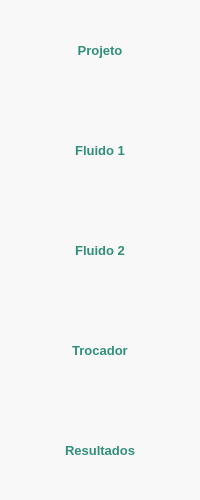
       <widget class="QFrame" name="buttons_frame">
        <property name="sizePolicy">
         <sizepolicy hsizetype="Preferred" vsizetype="Preferred">
          <horstretch>0</horstretch>
          <verstretch>1</verstretch>
         </sizepolicy>
        </property>
        <property name="minimumSize">
         <size>
          <width>110</width>
          <height>0</height>
         </size>
        </property>
        <property name="sizeIncrement">
         <size>
          <width>1</width>
          <height>1</height>
         </size>
        </property>
        <property name="acceptDrops">
         <bool>false</bool>
        </property>
        <property name="styleSheet">
         <string notr="true">background-color: rgb(248, 248, 248);</string>
        </property>
        <property name="frameShape">
         <enum>QFrame::NoFrame</enum>
        </property>
        <property name="frameShadow">
         <enum>QFrame::Plain</enum>
        </property>
        <property name="lineWidth">
         <number>0</number>
        </property>
        <property name="midLineWidth">
         <number>1</number>
        </property>
        <layout class="QVBoxLayout" name="verticalLayout_2" stretch="0">
         <property name="spacing">
          <number>2</number>
         </property>
         <property name="sizeConstraint">
          <enum>QLayout::SetNoConstraint</enum>
         </property>
         <property name="leftMargin">
          <number>1</number>
         </property>
         <property name="topMargin">
          <number>0</number>
         </property>
         <property name="rightMargin">
          <number>1</number>
         </property>
         <property name="bottomMargin">
          <number>0</number>
         </property>
         <item>
          <layout class="QGridLayout" name="gridLayout">
           <property name="topMargin">
            <number>0</number>
           </property>
           <property name="spacing">
            <number>0</number>
           </property>
           <item row="3" column="0">
            <widget class="QPushButton" name="trocador_btn">
             <property name="enabled">
              <bool>false</bool>
             </property>
             <property name="sizePolicy">
              <sizepolicy hsizetype="Minimum" vsizetype="Minimum">
               <horstretch>0</horstretch>
               <verstretch>1</verstretch>
              </sizepolicy>
             </property>
             <property name="minimumSize">
              <size>
               <width>0</width>
               <height>100</height>
              </size>
             </property>
             <property name="sizeIncrement">
              <size>
               <width>0</width>
               <height>1</height>
              </size>
             </property>
             <property name="font">
              <font>
               <family>Segoe UI</family>
               <pointsize>10</pointsize>
               <weight>75</weight>
               <bold>true</bold>
              </font>
             </property>
             <property name="cursor">
              <cursorShape>PointingHandCursor</cursorShape>
             </property>
             <property name="focusPolicy">
              <enum>Qt::ClickFocus</enum>
             </property>
             <property name="styleSheet">
              <string notr="true">background-color: rgb(237, 237, 237);
color: rgb(48, 143, 123);</string>
             </property>
             <property name="text">
              <string>Trocador</string>
             </property>
             <property name="shortcut">
              <string>4</string>
             </property>
             <property name="flat">
              <bool>true</bool>
             </property>
            </widget>
           </item>
           <item row="1" column="0">
            <widget class="QPushButton" name="fluido1_btn">
             <property name="sizePolicy">
              <sizepolicy hsizetype="Minimum" vsizetype="Minimum">
               <horstretch>0</horstretch>
               <verstretch>1</verstretch>
              </sizepolicy>
             </property>
             <property name="minimumSize">
              <size>
               <width>0</width>
               <height>100</height>
              </size>
             </property>
             <property name="sizeIncrement">
              <size>
               <width>0</width>
               <height>1</height>
              </size>
             </property>
             <property name="font">
              <font>
               <family>Segoe UI</family>
               <pointsize>10</pointsize>
               <weight>75</weight>
               <bold>true</bold>
              </font>
             </property>
             <property name="cursor">
              <cursorShape>PointingHandCursor</cursorShape>
             </property>
             <property name="focusPolicy">
              <enum>Qt::ClickFocus</enum>
             </property>
             <property name="layoutDirection">
              <enum>Qt::LeftToRight</enum>
             </property>
             <property name="autoFillBackground">
              <bool>false</bool>
             </property>
             <property name="styleSheet">
              <string notr="true">background-color:rgb(217, 217, 217);
color: rgb(48, 143, 123);</string>
             </property>
             <property name="text">
              <string>Fluido 1</string>
             </property>
             <property name="shortcut">
              <string>2</string>
             </property>
             <property name="checkable">
              <bool>false</bool>
             </property>
             <property name="checked">
              <bool>false</bool>
             </property>
             <property name="autoRepeat">
              <bool>false</bool>
             </property>
             <property name="default">
              <bool>false</bool>
             </property>
             <property name="flat">
              <bool>true</bool>
             </property>
            </widget>
           </item>
           <item row="0" column="0">
            <widget class="QPushButton" name="projeto_btn">
             <property name="sizePolicy">
              <sizepolicy hsizetype="Minimum" vsizetype="Minimum">
               <horstretch>0</horstretch>
               <verstretch>1</verstretch>
              </sizepolicy>
             </property>
             <property name="minimumSize">
              <size>
               <width>0</width>
               <height>100</height>
              </size>
             </property>
             <property name="sizeIncrement">
              <size>
               <width>0</width>
               <height>1</height>
              </size>
             </property>
             <property name="font">
              <font>
               <family>Segoe UI</family>
               <pointsize>10</pointsize>
               <weight>75</weight>
               <italic>false</italic>
               <bold>true</bold>
               <underline>false</underline>
               <strikeout>false</strikeout>
               <stylestrategy>PreferDefault</stylestrategy>
               <kerning>true</kerning>
              </font>
             </property>
             <property name="cursor">
              <cursorShape>PointingHandCursor</cursorShape>
             </property>
             <property name="focusPolicy">
              <enum>Qt::ClickFocus</enum>
             </property>
             <property name="layoutDirection">
              <enum>Qt::LeftToRight</enum>
             </property>
             <property name="autoFillBackground">
              <bool>false</bool>
             </property>
             <property name="styleSheet">
              <string notr="true">background-color:rgb(217, 217, 217);
color: rgb(48, 143, 123);</string>
             </property>
             <property name="text">
              <string>Projeto</string>
             </property>
             <property name="shortcut">
              <string>1</string>
             </property>
             <property name="checkable">
              <bool>false</bool>
             </property>
             <property name="checked">
              <bool>false</bool>
             </property>
             <property name="autoRepeat">
              <bool>false</bool>
             </property>
             <property name="default">
              <bool>false</bool>
             </property>
             <property name="flat">
              <bool>true</bool>
             </property>
            </widget>
           </item>
           <item row="2" column="0">
            <widget class="QPushButton" name="fluido2_btn">
             <property name="sizePolicy">
              <sizepolicy hsizetype="Minimum" vsizetype="Minimum">
               <horstretch>0</horstretch>
               <verstretch>1</verstretch>
              </sizepolicy>
             </property>
             <property name="minimumSize">
              <size>
               <width>0</width>
               <height>100</height>
              </size>
             </property>
             <property name="font">
              <font>
               <family>Segoe UI</family>
               <pointsize>10</pointsize>
               <weight>75</weight>
               <bold>true</bold>
              </font>
             </property>
             <property name="cursor">
              <cursorShape>PointingHandCursor</cursorShape>
             </property>
             <property name="focusPolicy">
              <enum>Qt::ClickFocus</enum>
             </property>
             <property name="styleSheet">
              <string notr="true">background-color:rgb(217, 217, 217);
color: rgb(48, 143, 123);</string>
             </property>
             <property name="text">
              <string>Fluido 2</string>
             </property>
             <property name="shortcut">
              <string>3</string>
             </property>
             <property name="flat">
              <bool>true</bool>
             </property>
            </widget>
           </item>
           <item row="4" column="0">
            <widget class="QPushButton" name="resultados_btn">
             <property name="sizePolicy">
              <sizepolicy hsizetype="Minimum" vsizetype="Minimum">
               <horstretch>0</horstretch>
               <verstretch>1</verstretch>
              </sizepolicy>
             </property>
             <property name="minimumSize">
              <size>
               <width>0</width>
               <height>100</height>
              </size>
             </property>
             <property name="sizeIncrement">
              <size>
               <width>0</width>
               <height>1</height>
              </size>
             </property>
             <property name="font">
              <font>
               <family>Segoe UI</family>
               <pointsize>10</pointsize>
               <weight>75</weight>
               <bold>true</bold>
              </font>
             </property>
             <property name="cursor">
              <cursorShape>PointingHandCursor</cursorShape>
             </property>
             <property name="focusPolicy">
              <enum>Qt::ClickFocus</enum>
             </property>
             <property name="styleSheet">
              <string notr="true">background-color: rgb(237, 237, 237);
color: rgb(48, 143, 123);</string>
             </property>
             <property name="text">
              <string>Resultados</string>
             </property>
             <property name="shortcut">
              <string>5</string>
             </property>
             <property name="flat">
              <bool>true</bool>
             </property>
            </widget>
           </item>
          </layout>
         </item>
        </layout>
       </widget>
